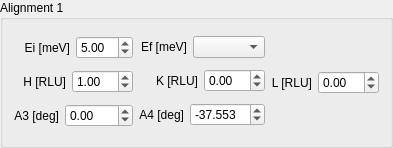
    <widget class="QGroupBox" name="groupBox_2">
     <property name="title">
      <string>Alignment 1</string>
     </property>
     <layout class="QHBoxLayout" name="horizontalLayout_2">
      <item>
       <layout class="QHBoxLayout" name="horizontalLayout_18">
        <item>
         <layout class="QVBoxLayout" name="verticalLayout_9">
          <item>
           <layout class="QHBoxLayout" name="horizontalLayout_19">
            <item>
             <widget class="QLabel" name="label_15">
              <property name="text">
               <string>Ei [meV]</string>
              </property>
              <property name="alignment">
               <set>Qt::AlignRight|Qt::AlignTrailing|Qt::AlignVCenter</set>
              </property>
             </widget>
            </item>
            <item>
             <widget class="QDoubleSpinBox" name="alignment1_ei_spinBox">
              <property name="value">
               <double>5.000000000000000</double>
              </property>
             </widget>
            </item>
           </layout>
          </item>
          <item>
           <layout class="QHBoxLayout" name="horizontalLayout_20">
            <item>
             <widget class="QLabel" name="label_16">
              <property name="text">
               <string>H [RLU]</string>
              </property>
              <property name="alignment">
               <set>Qt::AlignRight|Qt::AlignTrailing|Qt::AlignVCenter</set>
              </property>
             </widget>
            </item>
            <item>
             <widget class="QDoubleSpinBox" name="alignment1_h_spinBox">
              <property name="minimum">
               <double>-20.000000000000000</double>
              </property>
              <property name="maximum">
               <double>20.000000000000000</double>
              </property>
              <property name="value">
               <double>1.000000000000000</double>
              </property>
             </widget>
            </item>
           </layout>
          </item>
          <item>
           <layout class="QHBoxLayout" name="horizontalLayout_28">
            <item>
             <widget class="QLabel" name="label_24">
              <property name="text">
               <string>A3 [deg]</string>
              </property>
              <property name="alignment">
               <set>Qt::AlignRight|Qt::AlignTrailing|Qt::AlignVCenter</set>
              </property>
             </widget>
            </item>
            <item>
             <widget class="QDoubleSpinBox" name="alignment1_a3_spinBox">
              <property name="minimum">
               <double>-360.000000000000000</double>
              </property>
              <property name="maximum">
               <double>360.000000000000000</double>
              </property>
             </widget>
            </item>
           </layout>
          </item>
         </layout>
        </item>
        <item>
         <layout class="QVBoxLayout" name="verticalLayout_10">
          <item>
           <layout class="QHBoxLayout" name="horizontalLayout_21">
            <item>
             <widget class="QLabel" name="label_17">
              <property name="text">
               <string>Ef [meV]</string>
              </property>
              <property name="alignment">
               <set>Qt::AlignRight|Qt::AlignTrailing|Qt::AlignVCenter</set>
              </property>
             </widget>
            </item>
            <item>
             <widget class="QComboBox" name="alignment1_ef_comboBox"/>
            </item>
           </layout>
          </item>
          <item>
           <layout class="QHBoxLayout" name="horizontalLayout_22">
            <item>
             <widget class="QLabel" name="label_18">
              <property name="text">
               <string>K [RLU]</string>
              </property>
              <property name="alignment">
               <set>Qt::AlignRight|Qt::AlignTrailing|Qt::AlignVCenter</set>
              </property>
             </widget>
            </item>
            <item>
             <widget class="QDoubleSpinBox" name="alignment1_k_spinBox">
              <property name="minimum">
               <double>-20.000000000000000</double>
              </property>
              <property name="maximum">
               <double>20.000000000000000</double>
              </property>
             </widget>
            </item>
           </layout>
          </item>
          <item>
           <layout class="QHBoxLayout" name="horizontalLayout_26">
            <item>
             <widget class="QLabel" name="label_22">
              <property name="text">
               <string>A4 [deg]</string>
              </property>
              <property name="alignment">
               <set>Qt::AlignRight|Qt::AlignTrailing|Qt::AlignVCenter</set>
              </property>
             </widget>
            </item>
            <item>
             <widget class="QDoubleSpinBox" name="alignment1_a4_spinBox">
              <property name="decimals">
               <number>3</number>
              </property>
              <property name="minimum">
               <double>-180.000000000000000</double>
              </property>
              <property name="maximum">
               <double>180.000000000000000</double>
              </property>
              <property name="value">
               <double>-37.552999999999997</double>
              </property>
             </widget>
            </item>
           </layout>
          </item>
         </layout>
        </item>
        <item>
         <layout class="QVBoxLayout" name="verticalLayout_11">
          <item>
           <layout class="QHBoxLayout" name="horizontalLayout_23">
            <item>
             <spacer name="verticalSpacer">
              <property name="orientation">
               <enum>Qt::Vertical</enum>
              </property>
              <property name="sizeType">
               <enum>QSizePolicy::Fixed</enum>
              </property>
              <property name="sizeHint" stdset="0">
               <size>
                <width>20</width>
                <height>40</height>
               </size>
              </property>
             </spacer>
            </item>
           </layout>
          </item>
          <item>
           <layout class="QHBoxLayout" name="horizontalLayout_24">
            <item>
             <widget class="QLabel" name="label_20">
              <property name="text">
               <string>L [RLU]</string>
              </property>
              <property name="alignment">
               <set>Qt::AlignRight|Qt::AlignTrailing|Qt::AlignVCenter</set>
              </property>
             </widget>
            </item>
            <item>
             <widget class="QDoubleSpinBox" name="alignment1_l_spinBox">
              <property name="minimum">
               <double>-20.000000000000000</double>
              </property>
              <property name="maximum">
               <double>20.000000000000000</double>
              </property>
             </widget>
            </item>
           </layout>
          </item>
          <item>
           <layout class="QHBoxLayout" name="horizontalLayout_27">
            <item>
             <spacer name="verticalSpacer_2">
              <property name="orientation">
               <enum>Qt::Vertical</enum>
              </property>
              <property name="sizeType">
               <enum>QSizePolicy::Fixed</enum>
              </property>
              <property name="sizeHint" stdset="0">
               <size>
                <width>20</width>
                <height>40</height>
               </size>
              </property>
             </spacer>
            </item>
           </layout>
          </item>
         </layout>
        </item>
       </layout>
      </item>
     </layout>
    </widget>
